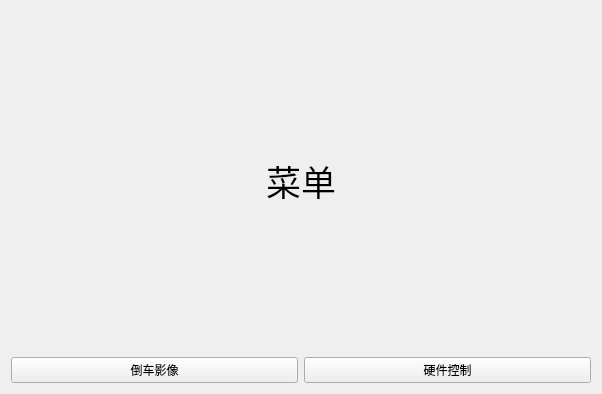
<?xml version="1.0" encoding="UTF-8"?>
<ui version="4.0">
 <class>menu_widget</class>
 <widget class="QWidget" name="menu_widget">
  <property name="geometry">
   <rect>
    <x>0</x>
    <y>0</y>
    <width>602</width>
    <height>394</height>
   </rect>
  </property>
  <property name="windowTitle">
   <string>Form</string>
  </property>
  <layout class="QGridLayout" name="gridLayout">
   <item row="1" column="1">
    <widget class="QPushButton" name="btn_hardware">
     <property name="text">
      <string>硬件控制</string>
     </property>
     <property name="idx" stdset="0">
      <number>1</number>
     </property>
     <attribute name="buttonGroup">
      <string notr="true">buttonGroup</string>
     </attribute>
    </widget>
   </item>
   <item row="0" column="0" colspan="2">
    <widget class="QLabel" name="label">
     <property name="font">
      <font>
       <pointsize>26</pointsize>
      </font>
     </property>
     <property name="text">
      <string>菜单</string>
     </property>
     <property name="alignment">
      <set>Qt::AlignCenter</set>
     </property>
    </widget>
   </item>
   <item row="1" column="0">
    <widget class="QPushButton" name="btn_backup">
     <property name="text">
      <string>倒车影像</string>
     </property>
     <property name="idx" stdset="0">
      <number>2</number>
     </property>
     <attribute name="buttonGroup">
      <string notr="true">buttonGroup</string>
     </attribute>
    </widget>
   </item>
  </layout>
 </widget>
 <resources/>
 <connections/>
 <buttongroups>
  <buttongroup name="buttonGroup"/>
 </buttongroups>
</ui>
